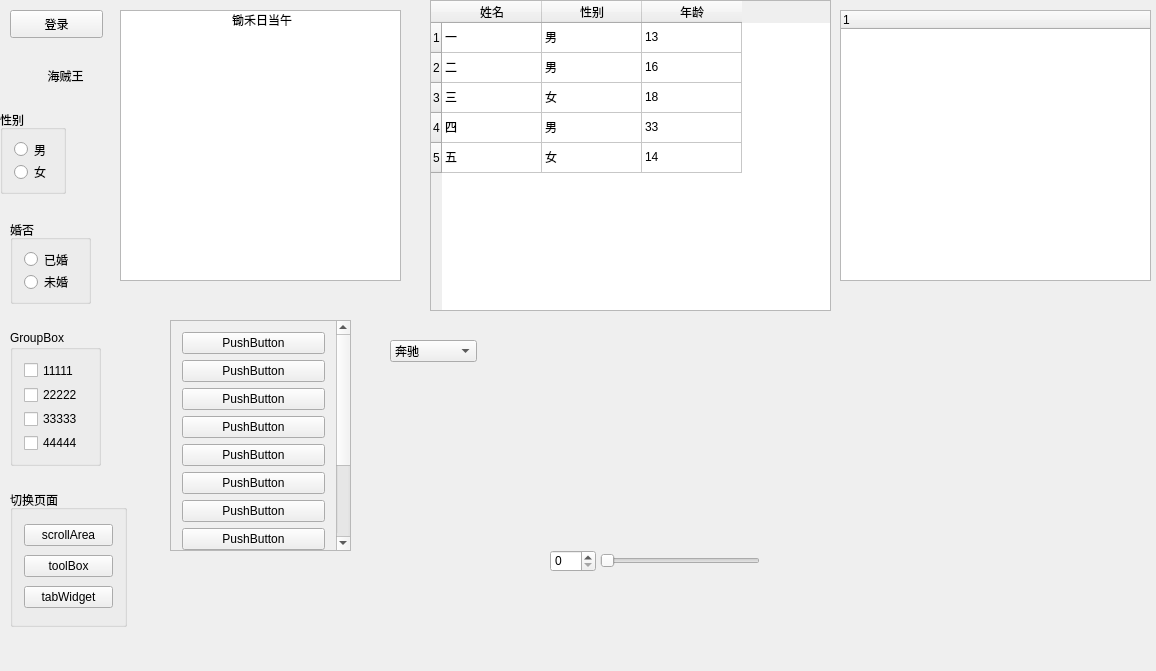
<?xml version="1.0" encoding="UTF-8"?>
<ui version="4.0">
 <class>MainWindow</class>
 <widget class="QMainWindow" name="MainWindow">
  <property name="geometry">
   <rect>
    <x>0</x>
    <y>0</y>
    <width>1156</width>
    <height>671</height>
   </rect>
  </property>
  <property name="windowTitle">
   <string>MainWindow</string>
  </property>
  <widget class="QWidget" name="centralWidget">
   <widget class="QToolButton" name="toolButton">
    <property name="geometry">
     <rect>
      <x>10</x>
      <y>50</y>
      <width>111</width>
      <height>51</height>
     </rect>
    </property>
    <property name="text">
     <string>海贼王</string>
    </property>
    <property name="icon">
     <iconset>
      <normaloff>:/res/QQ截图20210124104205.png</normaloff>:/res/QQ截图20210124104205.png</iconset>
    </property>
    <property name="iconSize">
     <size>
      <width>40</width>
      <height>40</height>
     </size>
    </property>
    <property name="toolButtonStyle">
     <enum>Qt::ToolButtonTextBesideIcon</enum>
    </property>
    <property name="autoRaise">
     <bool>true</bool>
    </property>
   </widget>
   <widget class="QPushButton" name="pushButton">
    <property name="geometry">
     <rect>
      <x>10</x>
      <y>10</y>
      <width>93</width>
      <height>28</height>
     </rect>
    </property>
    <property name="text">
     <string>登录</string>
    </property>
   </widget>
   <widget class="QGroupBox" name="groupBox">
    <property name="geometry">
     <rect>
      <x>0</x>
      <y>110</y>
      <width>66</width>
      <height>84</height>
     </rect>
    </property>
    <property name="title">
     <string>性别</string>
    </property>
    <layout class="QVBoxLayout" name="verticalLayout">
     <item>
      <widget class="QRadioButton" name="radioButtonMan">
       <property name="text">
        <string>男</string>
       </property>
      </widget>
     </item>
     <item>
      <widget class="QRadioButton" name="radioButtonWomen">
       <property name="text">
        <string>女</string>
       </property>
      </widget>
     </item>
    </layout>
   </widget>
   <widget class="QGroupBox" name="groupBox_2">
    <property name="geometry">
     <rect>
      <x>10</x>
      <y>220</y>
      <width>81</width>
      <height>84</height>
     </rect>
    </property>
    <property name="title">
     <string>婚否</string>
    </property>
    <layout class="QVBoxLayout" name="verticalLayout_2">
     <item>
      <widget class="QRadioButton" name="radioButton_3">
       <property name="text">
        <string>已婚</string>
       </property>
      </widget>
     </item>
     <item>
      <widget class="QRadioButton" name="radioButton_4">
       <property name="text">
        <string>未婚</string>
       </property>
      </widget>
     </item>
    </layout>
   </widget>
   <widget class="QGroupBox" name="groupBox_3">
    <property name="geometry">
     <rect>
      <x>10</x>
      <y>330</y>
      <width>91</width>
      <height>136</height>
     </rect>
    </property>
    <property name="title">
     <string>GroupBox</string>
    </property>
    <layout class="QVBoxLayout" name="verticalLayout_3">
     <item>
      <widget class="QCheckBox" name="checkBox">
       <property name="text">
        <string>11111</string>
       </property>
      </widget>
     </item>
     <item>
      <widget class="QCheckBox" name="checkBox_2">
       <property name="text">
        <string>22222</string>
       </property>
      </widget>
     </item>
     <item>
      <widget class="QCheckBox" name="checkBox_3">
       <property name="text">
        <string>33333</string>
       </property>
      </widget>
     </item>
     <item>
      <widget class="QCheckBox" name="checkBox_4">
       <property name="text">
        <string>44444</string>
       </property>
      </widget>
     </item>
    </layout>
   </widget>
   <widget class="QListWidget" name="listWidget">
    <property name="geometry">
     <rect>
      <x>120</x>
      <y>10</y>
      <width>281</width>
      <height>271</height>
     </rect>
    </property>
    <item>
     <property name="text">
      <string> 锄禾日当午</string>
     </property>
     <property name="textAlignment">
      <set>AlignCenter</set>
     </property>
    </item>
   </widget>
   <widget class="QTreeWidget" name="treeWidget">
    <property name="geometry">
     <rect>
      <x>840</x>
      <y>10</y>
      <width>311</width>
      <height>271</height>
     </rect>
    </property>
    <column>
     <property name="text">
      <string notr="true">1</string>
     </property>
    </column>
   </widget>
   <widget class="QTableWidget" name="tableWidget">
    <property name="geometry">
     <rect>
      <x>430</x>
      <y>0</y>
      <width>401</width>
      <height>311</height>
     </rect>
    </property>
    <row>
     <property name="text">
      <string>1</string>
     </property>
    </row>
    <row>
     <property name="text">
      <string>2</string>
     </property>
    </row>
    <row>
     <property name="text">
      <string>3</string>
     </property>
    </row>
    <row>
     <property name="text">
      <string>4</string>
     </property>
    </row>
    <row>
     <property name="text">
      <string>5</string>
     </property>
    </row>
    <column>
     <property name="text">
      <string>姓名</string>
     </property>
    </column>
    <column>
     <property name="text">
      <string>性别</string>
     </property>
    </column>
    <column>
     <property name="text">
      <string>年龄</string>
     </property>
    </column>
    <item row="0" column="0">
     <property name="text">
      <string>一</string>
     </property>
    </item>
    <item row="0" column="1">
     <property name="text">
      <string>男</string>
     </property>
    </item>
    <item row="0" column="2">
     <property name="text">
      <string>13</string>
     </property>
    </item>
    <item row="1" column="0">
     <property name="text">
      <string>二</string>
     </property>
    </item>
    <item row="1" column="1">
     <property name="text">
      <string>男</string>
     </property>
    </item>
    <item row="1" column="2">
     <property name="text">
      <string>16</string>
     </property>
    </item>
    <item row="2" column="0">
     <property name="text">
      <string>三</string>
     </property>
    </item>
    <item row="2" column="1">
     <property name="text">
      <string>女</string>
     </property>
    </item>
    <item row="2" column="2">
     <property name="text">
      <string>18 </string>
     </property>
    </item>
    <item row="3" column="0">
     <property name="text">
      <string>四</string>
     </property>
    </item>
    <item row="3" column="1">
     <property name="text">
      <string>男</string>
     </property>
    </item>
    <item row="3" column="2">
     <property name="text">
      <string>33</string>
     </property>
    </item>
    <item row="4" column="0">
     <property name="text">
      <string>五</string>
     </property>
    </item>
    <item row="4" column="1">
     <property name="text">
      <string>女</string>
     </property>
    </item>
    <item row="4" column="2">
     <property name="text">
      <string>14</string>
     </property>
    </item>
   </widget>
   <widget class="QStackedWidget" name="stackedWidget">
    <property name="geometry">
     <rect>
      <x>120</x>
      <y>300</y>
      <width>301</width>
      <height>271</height>
     </rect>
    </property>
    <property name="currentIndex">
     <number>0</number>
    </property>
    <widget class="QWidget" name="page">
     <widget class="QScrollArea" name="scrollArea">
      <property name="geometry">
       <rect>
        <x>50</x>
        <y>20</y>
        <width>181</width>
        <height>231</height>
       </rect>
      </property>
      <property name="widgetResizable">
       <bool>true</bool>
      </property>
      <widget class="QWidget" name="scrollAreaWidgetContents">
       <property name="geometry">
        <rect>
         <x>0</x>
         <y>0</y>
         <width>158</width>
         <height>435</height>
        </rect>
       </property>
       <layout class="QVBoxLayout" name="verticalLayout_4">
        <item>
         <widget class="QPushButton" name="pushButton_7">
          <property name="text">
           <string>PushButton</string>
          </property>
         </widget>
        </item>
        <item>
         <widget class="QPushButton" name="pushButton_6">
          <property name="text">
           <string>PushButton</string>
          </property>
         </widget>
        </item>
        <item>
         <widget class="QPushButton" name="pushButton_5">
          <property name="text">
           <string>PushButton</string>
          </property>
         </widget>
        </item>
        <item>
         <widget class="QPushButton" name="pushButton_8">
          <property name="text">
           <string>PushButton</string>
          </property>
         </widget>
        </item>
        <item>
         <widget class="QPushButton" name="pushButton_16">
          <property name="text">
           <string>PushButton</string>
          </property>
         </widget>
        </item>
        <item>
         <widget class="QPushButton" name="pushButton_15">
          <property name="text">
           <string>PushButton</string>
          </property>
         </widget>
        </item>
        <item>
         <widget class="QPushButton" name="pushButton_13">
          <property name="text">
           <string>PushButton</string>
          </property>
         </widget>
        </item>
        <item>
         <widget class="QPushButton" name="pushButton_14">
          <property name="text">
           <string>PushButton</string>
          </property>
         </widget>
        </item>
        <item>
         <widget class="QPushButton" name="pushButton_9">
          <property name="text">
           <string>PushButton</string>
          </property>
         </widget>
        </item>
        <item>
         <widget class="QPushButton" name="pushButton_10">
          <property name="text">
           <string>PushButton</string>
          </property>
         </widget>
        </item>
        <item>
         <widget class="QPushButton" name="pushButton_12">
          <property name="text">
           <string>PushButton</string>
          </property>
         </widget>
        </item>
        <item>
         <widget class="QPushButton" name="pushButton_11">
          <property name="text">
           <string>PushButton</string>
          </property>
         </widget>
        </item>
       </layout>
      </widget>
     </widget>
    </widget>
    <widget class="QWidget" name="page_2">
     <widget class="QToolBox" name="toolBox">
      <property name="geometry">
       <rect>
        <x>60</x>
        <y>40</y>
        <width>85</width>
        <height>171</height>
       </rect>
      </property>
      <property name="currentIndex">
       <number>1</number>
      </property>
      <widget class="QWidget" name="page_3">
       <property name="geometry">
        <rect>
         <x>0</x>
         <y>0</y>
         <width>85</width>
         <height>111</height>
        </rect>
       </property>
       <attribute name="label">
        <string>家人</string>
       </attribute>
      </widget>
      <widget class="QWidget" name="page_4">
       <property name="geometry">
        <rect>
         <x>0</x>
         <y>0</y>
         <width>85</width>
         <height>111</height>
        </rect>
       </property>
       <attribute name="label">
        <string>朋友</string>
       </attribute>
      </widget>
     </widget>
    </widget>
    <widget class="QWidget" name="page_5">
     <widget class="QTabWidget" name="tabWidget">
      <property name="geometry">
       <rect>
        <x>40</x>
        <y>30</y>
        <width>261</width>
        <height>221</height>
       </rect>
      </property>
      <property name="currentIndex">
       <number>1</number>
      </property>
      <widget class="QWidget" name="tab">
       <attribute name="title">
        <string> 百度</string>
       </attribute>
      </widget>
      <widget class="QWidget" name="tab_2">
       <attribute name="title">
        <string>谷歌</string>
       </attribute>
      </widget>
      <widget class="QWidget" name="tab_3">
       <attribute name="title">
        <string>  搜狗</string>
       </attribute>
      </widget>
     </widget>
    </widget>
   </widget>
   <widget class="QGroupBox" name="groupBox_4">
    <property name="geometry">
     <rect>
      <x>10</x>
      <y>490</y>
      <width>117</width>
      <height>137</height>
     </rect>
    </property>
    <property name="title">
     <string>切换页面</string>
    </property>
    <layout class="QVBoxLayout" name="verticalLayout_5">
     <item>
      <widget class="QPushButton" name="btn_scrollArea">
       <property name="text">
        <string>scrollArea</string>
       </property>
      </widget>
     </item>
     <item>
      <widget class="QPushButton" name="btn_toolBox">
       <property name="text">
        <string>toolBox</string>
       </property>
      </widget>
     </item>
     <item>
      <widget class="QPushButton" name="btn_tabWidget">
       <property name="text">
        <string>tabWidget</string>
       </property>
      </widget>
     </item>
    </layout>
   </widget>
   <widget class="QComboBox" name="comboBox">
    <property name="geometry">
     <rect>
      <x>390</x>
      <y>340</y>
      <width>87</width>
      <height>22</height>
     </rect>
    </property>
    <item>
     <property name="text">
      <string>奔驰</string>
     </property>
    </item>
    <item>
     <property name="text">
      <string>宝马</string>
     </property>
    </item>
    <item>
     <property name="text">
      <string>拖拉机</string>
     </property>
    </item>
   </widget>
   <widget class="QSlider" name="horizontalSlider">
    <property name="geometry">
     <rect>
      <x>600</x>
      <y>550</y>
      <width>160</width>
      <height>22</height>
     </rect>
    </property>
    <property name="orientation">
     <enum>Qt::Horizontal</enum>
    </property>
   </widget>
   <widget class="QSpinBox" name="spinBox">
    <property name="geometry">
     <rect>
      <x>550</x>
      <y>550</y>
      <width>46</width>
      <height>22</height>
     </rect>
    </property>
   </widget>
  </widget>
 </widget>
 <layoutdefault spacing="6" margin="11"/>
 <resources/>
 <connections/>
</ui>
